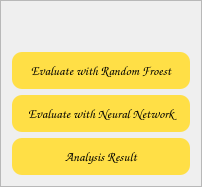
                   <widget class="QFrame" name="frame_4">
                    <property name="frameShape">
                     <enum>QFrame::StyledPanel</enum>
                    </property>
                    <property name="frameShadow">
                     <enum>QFrame::Raised</enum>
                    </property>
                    <layout class="QGridLayout" name="gridLayout_11">
                     <item row="0" column="1">
                      <spacer name="verticalSpacer">
                       <property name="orientation">
                        <enum>Qt::Vertical</enum>
                       </property>
                       <property name="sizeHint" stdset="0">
                        <size>
                         <width>20</width>
                         <height>40</height>
                        </size>
                       </property>
                      </spacer>
                     </item>
                     <item row="1" column="1">
                      <widget class="QPushButton" name="pushButton_EvaluateRF">
                       <property name="font">
                        <font>
                         <family>Comic Sans MS</family>
                         <pointsize>10</pointsize>
                        </font>
                       </property>
                       <property name="styleSheet">
                        <string notr="true">
background-color:#ffdf46;
border-radius:10px;
padding:10px;
min-width:10px;
color:black;
</string>
                       </property>
                       <property name="text">
                        <string>   Evaluate with Random Froest   </string>
                       </property>
                      </widget>
                     </item>
                     <item row="2" column="1">
                      <widget class="QPushButton" name="pushButton_EvaluateNN">
                       <property name="font">
                        <font>
                         <family>Comic Sans MS</family>
                         <pointsize>10</pointsize>
                        </font>
                       </property>
                       <property name="styleSheet">
                        <string notr="true">background-color:#ffdf46;
border-radius:10px;
padding:10px;
min-width:10px;
color:black;</string>
                       </property>
                       <property name="text">
                        <string>Evaluate with Neural Network</string>
                       </property>
                      </widget>
                     </item>
                     <item row="3" column="1">
                      <widget class="QPushButton" name="pushButton_AnalysisResult">
                       <property name="font">
                        <font>
                         <family>Comic Sans MS</family>
                         <pointsize>10</pointsize>
                        </font>
                       </property>
                       <property name="styleSheet">
                        <string notr="true">background-color:#ffdf46;
border-radius:10px;
padding:10px;
min-width:10px;
color:black;</string>
                       </property>
                       <property name="text">
                        <string>Analysis Result</string>
                       </property>
                      </widget>
                     </item>
                    </layout>
                   </widget>
